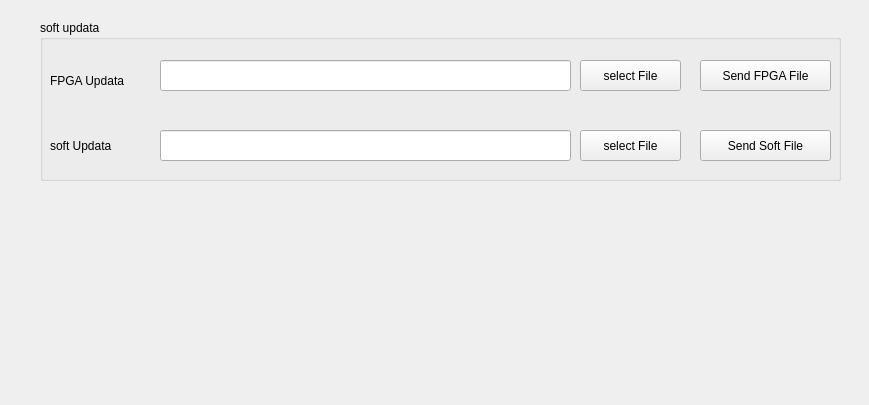
<?xml version="1.0" encoding="UTF-8"?>
<ui version="4.0">
 <class>Config</class>
 <widget class="QWidget" name="Config">
  <property name="geometry">
   <rect>
    <x>0</x>
    <y>0</y>
    <width>869</width>
    <height>405</height>
   </rect>
  </property>
  <property name="windowTitle">
   <string>Form</string>
  </property>
  <widget class="QGroupBox" name="groupBox">
   <property name="geometry">
    <rect>
     <x>40</x>
     <y>20</y>
     <width>801</width>
     <height>161</height>
    </rect>
   </property>
   <property name="title">
    <string>soft updata</string>
   </property>
   <widget class="QLabel" name="label">
    <property name="geometry">
     <rect>
      <x>10</x>
      <y>50</y>
      <width>111</width>
      <height>21</height>
     </rect>
    </property>
    <property name="text">
     <string>FPGA Updata</string>
    </property>
   </widget>
   <widget class="QLabel" name="label_2">
    <property name="geometry">
     <rect>
      <x>10</x>
      <y>110</y>
      <width>101</width>
      <height>31</height>
     </rect>
    </property>
    <property name="text">
     <string>soft Updata</string>
    </property>
   </widget>
   <widget class="QLineEdit" name="lineEdit_fpga">
    <property name="geometry">
     <rect>
      <x>120</x>
      <y>40</y>
      <width>411</width>
      <height>31</height>
     </rect>
    </property>
   </widget>
   <widget class="QPushButton" name="pbtn_FPGA">
    <property name="geometry">
     <rect>
      <x>540</x>
      <y>40</y>
      <width>101</width>
      <height>31</height>
     </rect>
    </property>
    <property name="text">
     <string>select File</string>
    </property>
   </widget>
   <widget class="QLineEdit" name="lineEdit_soft">
    <property name="geometry">
     <rect>
      <x>120</x>
      <y>110</y>
      <width>411</width>
      <height>31</height>
     </rect>
    </property>
   </widget>
   <widget class="QPushButton" name="pbtn_soft">
    <property name="geometry">
     <rect>
      <x>540</x>
      <y>110</y>
      <width>101</width>
      <height>31</height>
     </rect>
    </property>
    <property name="text">
     <string>select File</string>
    </property>
   </widget>
   <widget class="QPushButton" name="pbtn_sendfpga">
    <property name="geometry">
     <rect>
      <x>660</x>
      <y>40</y>
      <width>131</width>
      <height>31</height>
     </rect>
    </property>
    <property name="text">
     <string>Send FPGA File</string>
    </property>
   </widget>
   <widget class="QPushButton" name="pbtn_softfile">
    <property name="geometry">
     <rect>
      <x>660</x>
      <y>110</y>
      <width>131</width>
      <height>31</height>
     </rect>
    </property>
    <property name="text">
     <string>Send Soft File</string>
    </property>
   </widget>
  </widget>
 </widget>
 <resources/>
 <connections/>
</ui>
